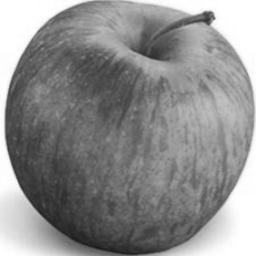
#> input picture assign7/AppleGrey.jpg, 256 x 256 px
$ python blending_inbuilt.py
#> lines starting #> are read from the running program, lines starting #| are printed output that depends on the picture
# [117 lines of commented-out code are left out]


import cv2 as cv
import numpy as np
A = cv.imread('AppleGrey.jpg')
#> A is the input picture: shape (256, 256, 3); min 23, max 255, mean 141.6
B = cv.imread('OrangeGrey.jpg')
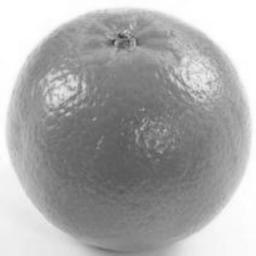
#> input picture assign7/OrangeGrey.jpg, 256 x 256 px
#> B is the input picture: shape (256, 256, 3); min 58, max 255, mean 170.7
# generate Gaussian pyramid for A
G = A.copy()
gpA = [G]
for i in range(6):
    G = cv.pyrDown(G)
    gpA.append(G)
#> after the loop, gpA = 7 items
# generate Gaussian pyramid for B
G = B.copy()
gpB = [G]
for i in range(6):
    G = cv.pyrDown(G)
    gpB.append(G)
#> this loop made 6 passes
#> pass 3, `G = cv.pyrDown(G)`:
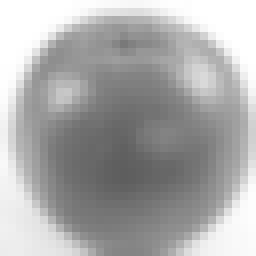
#> G: shape (32, 32, 3) (shown 8 times larger); min 94, max 255, mean 171.2
#> after the loop, gpB = 7 items
# generate Laplacian Pyramid for A
lpA = [gpA[5]]
for i in range(5,0,-1):
    GE = cv.pyrUp(gpA[i])
    L = cv.subtract(gpA[i-1],GE)
    lpA.append(L)
#> this loop made 5 passes
#> pass 3, `GE = cv.pyrUp(gpA[i])`:
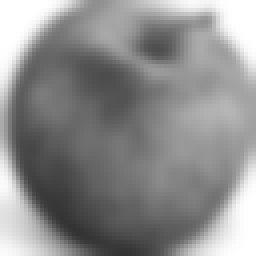
#> GE: shape (64, 64, 3) (shown 4 times larger); min 51, max 255, mean 141.4
#> pass 3, `L = cv.subtract(gpA[i-1],GE)`:
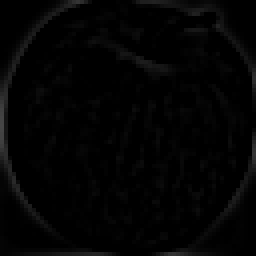
#> L: shape (64, 64, 3) (shown 4 times larger); min 0, max 70, mean 3.6
#> after the loop, lpA = 6 items
# generate Laplacian Pyramid for B
lpB = [gpB[5]]
for i in range(5,0,-1):
    GE = cv.pyrUp(gpB[i])
    L = cv.subtract(gpB[i-1],GE)
    lpB.append(L)
#> this loop made 5 passes
#> pass 3, `L = cv.subtract(gpB[i-1],GE)`:
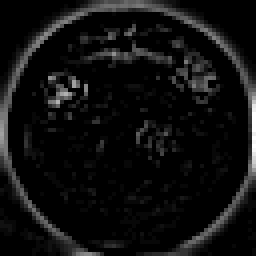
#> L: shape (64, 64, 3) (shown 4 times larger); min 0, max 30, mean 1.8; drawn with min black and max white
#> after the loop, lpB = 6 items
# Now add left and right halves of images in each level
LS = []
for la,lb in zip(lpA,lpB):
    rows,cols,dpt = la.shape
    ls = np.hstack((la[:,0:cols//2], lb[:,cols//2:]))
    LS.append(ls)
#> this loop made 6 passes
#> (rows, cols) on passes 1 to 6: (8, 8), (16, 16), (32, 32), (64, 64), (128, 128), (256, 256)
#> after the loop, LS = 6 items
# now reconstruct
ls_ = LS[0]
for i in range(1,6):
    ls_ = cv.pyrUp(ls_)
    ls_ = cv.add(ls_, LS[i])
#> this loop made 5 passes
#> pass 3, `ls_ = cv.add(ls_, LS[i])`:
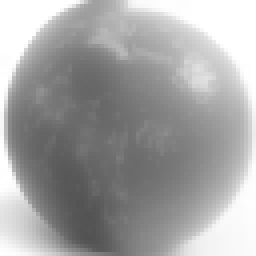
#> ls_: shape (64, 64, 3) (shown 4 times larger); min 82, max 255, mean 163.6
# image with direct connecting each half
real = np.hstack((A[:,:cols//2],B[:,cols//2:]))
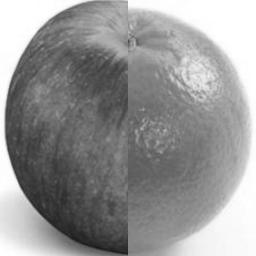
#> real: shape (256, 256, 3); min 23, max 255, mean 149.8
cv.imshow('Pyramid_blending2.jpg',ls_)
cv.imshow('Direct_blending.jpg',real)
